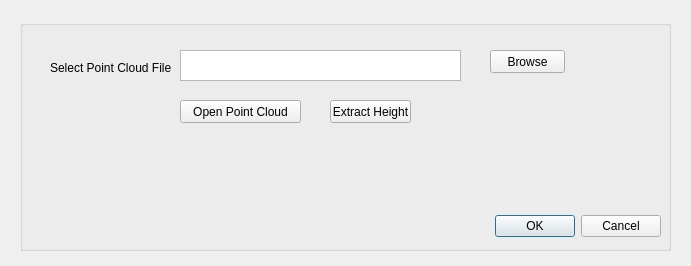
<?xml version="1.0" encoding="UTF-8"?>
<ui version="4.0">
 <class>Dialog</class>
 <widget class="QDialog" name="Dialog">
  <property name="geometry">
   <rect>
    <x>0</x>
    <y>0</y>
    <width>691</width>
    <height>266</height>
   </rect>
  </property>
  <property name="windowTitle">
   <string>Height Extraction</string>
  </property>
  <property name="windowIcon">
   <iconset>
    <normaloff>../bin_31/bin/isro.jpg</normaloff>../bin_31/bin/isro.jpg</iconset>
  </property>
  <widget class="QGroupBox" name="groupBox">
   <property name="geometry">
    <rect>
     <x>20</x>
     <y>20</y>
     <width>651</width>
     <height>231</height>
    </rect>
   </property>
   <property name="title">
    <string/>
   </property>
   <widget class="QLabel" name="label">
    <property name="geometry">
     <rect>
      <x>30</x>
      <y>40</y>
      <width>131</width>
      <height>16</height>
     </rect>
    </property>
    <property name="text">
     <string>Select Point Cloud File</string>
    </property>
   </widget>
   <widget class="QPlainTextEdit" name="plainTextEdit">
    <property name="geometry">
     <rect>
      <x>160</x>
      <y>30</y>
      <width>281</width>
      <height>31</height>
     </rect>
    </property>
   </widget>
   <widget class="QPushButton" name="pushButton">
    <property name="geometry">
     <rect>
      <x>470</x>
      <y>30</y>
      <width>75</width>
      <height>23</height>
     </rect>
    </property>
    <property name="text">
     <string>Browse</string>
    </property>
   </widget>
   <widget class="QPushButton" name="pushButton_2">
    <property name="geometry">
     <rect>
      <x>160</x>
      <y>80</y>
      <width>121</width>
      <height>23</height>
     </rect>
    </property>
    <property name="text">
     <string>Open Point Cloud</string>
    </property>
   </widget>
   <widget class="QDialogButtonBox" name="buttonBox">
    <property name="geometry">
     <rect>
      <x>300</x>
      <y>190</y>
      <width>341</width>
      <height>32</height>
     </rect>
    </property>
    <property name="orientation">
     <enum>Qt::Horizontal</enum>
    </property>
    <property name="standardButtons">
     <set>QDialogButtonBox::Cancel|QDialogButtonBox::Ok</set>
    </property>
   </widget>
   <widget class="QPushButton" name="pushButton_3">
    <property name="geometry">
     <rect>
      <x>310</x>
      <y>80</y>
      <width>81</width>
      <height>23</height>
     </rect>
    </property>
    <property name="text">
     <string>Extract Height</string>
    </property>
   </widget>
  </widget>
 </widget>
 <resources/>
 <connections>
  <connection>
   <sender>buttonBox</sender>
   <signal>accepted()</signal>
   <receiver>Dialog</receiver>
   <slot>accept()</slot>
   <hints>
    <hint type="sourcelabel">
     <x>248</x>
     <y>254</y>
    </hint>
    <hint type="destinationlabel">
     <x>157</x>
     <y>274</y>
    </hint>
   </hints>
  </connection>
  <connection>
   <sender>buttonBox</sender>
   <signal>rejected()</signal>
   <receiver>Dialog</receiver>
   <slot>reject()</slot>
   <hints>
    <hint type="sourcelabel">
     <x>316</x>
     <y>260</y>
    </hint>
    <hint type="destinationlabel">
     <x>286</x>
     <y>274</y>
    </hint>
   </hints>
  </connection>
 </connections>
</ui>
